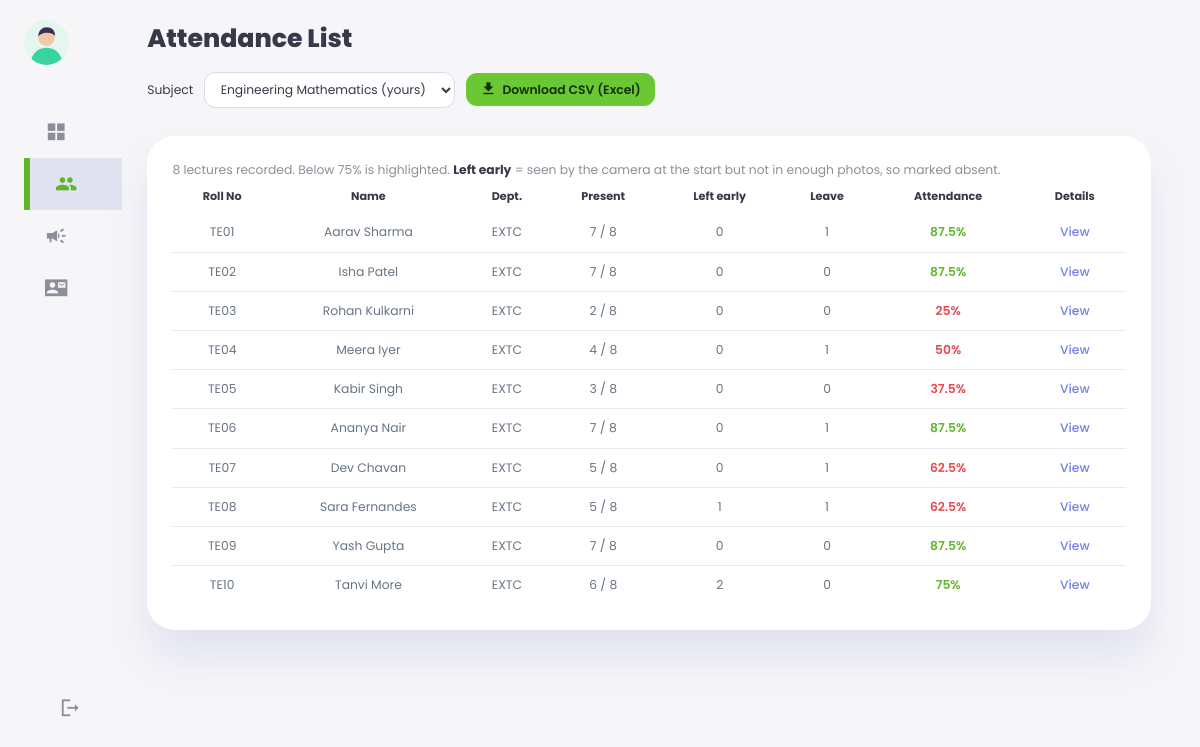
Screenshot of /records.php (signed in) with the database file from the repository.
### tables this page shows
CREATE TABLE IF NOT EXISTS users (
  id            INT UNSIGNED NOT NULL AUTO_INCREMENT,
  role          ENUM('student','faculty') NOT NULL,
  roll_no       VARCHAR(20)  NULL,             
  first_name    VARCHAR(60)  NOT NULL,
  last_name     VARCHAR(60)  NOT NULL,
  email         VARCHAR(190) NOT NULL,
  password_hash VARCHAR(255) NOT NULL,         
  photo         VARCHAR(255) NULL,             
  department    VARCHAR(40)  NOT NULL DEFAULT 'EXTC',
  class_name    VARCHAR(20)  NOT NULL DEFAULT 'TE',
  is_online     TINYINT(1)   NOT NULL DEFAULT 0,
  created_at    TIMESTAMP    NOT NULL DEFAULT CURRENT_TIMESTAMP,
  PRIMARY KEY (id),
  UNIQUE KEY uq_users_email (email),
  UNIQUE KEY uq_users_roll (roll_no)
);

### web/includes/db.php (called while the page is built, shortened)
<?php
function db(): PDO
{
    static $pdo = null;
    if ($pdo instanceof PDO) {
        return $pdo;
    }
    $dsn = sprintf(
        'mysql:host=%s;port=%s;dbname=%s;charset=utf8mb4',
        config('DB_HOST', '127.0.0.1'),
        config('DB_PORT', '3306'),
        config('DB_NAME', 'smart_attendance')
    );
    try {
        $pdo = new PDO($dsn, config('DB_USER', ''), config('DB_PASSWORD', ''), [
            PDO::ATTR_ERRMODE => PDO::ERRMODE_EXCEPTION,
            PDO::ATTR_DEFAULT_FETCH_MODE => PDO::FETCH_ASSOC,
            PDO::ATTR_EMULATE_PREPARES => false,
        ]);
    } catch (PDOException $e) {
        error_log('Database connection failed: ' . $e->getMessage());
        http_response_code(503);
        exit('The database is not available. Check DB_* settings in .env (see docs/setup.md).');
    }
    $pdo->exec("SET time_zone = '" . (new DateTime())->format('P') . "'");
    return $pdo;
}
function q(string $sql, array $params = []): PDOStatement
{
    $stmt = db()->prepare($sql);
    $stmt->execute($params);
    return $stmt;
}

### web/includes/helpers.php (called while the page is built, shortened)
<?php
function e(mixed $value): string
{
    return htmlspecialchars((string) ($value ?? ''), ENT_QUOTES | ENT_SUBSTITUTE, 'UTF-8');
}
function base_path(): string
{
    static $base = null;
    if ($base === null) {
        $webRoot = str_replace('\\', '/', realpath(dirname(__DIR__)) ?: dirname(__DIR__));
        $docRoot = str_replace('\\', '/', realpath($_SERVER['DOCUMENT_ROOT'] ?? '') ?: '');
        $base = ($docRoot !== '' && str_starts_with($webRoot, $docRoot)) ? substr($webRoot, strlen($docRoot)) : '';
        $base = rtrim($base, '/');
    }
    return $base;
}
function url(string $path = ''): string
{
    return base_path() . '/' . ltrim($path, '/');
}
function full_name(array $u): string
{
    return trim(($u['first_name'] ?? '') . ' ' . ($u['last_name'] ?? ''));
}

### web/includes/auth.php (called while the page is built, shortened)
<?php
function current_user(): ?array
{
    $id = $_SESSION['user_id'] ?? null;
    $user = $id ? (q('SELECT * FROM users WHERE id = ?', [$id])->fetch() ?: null) : null;
    return $user;
}
function require_login(): array
{
    $user = current_user();
    return $user;
}
function require_role(string $role): array
{
    $user = require_login();
    return $user;
}

### web/includes/attendance.php (called while the page is built, shortened)
<?php
function percent(int $present, int $held): ?float
{
    return $held > 0 ? round($present * 100 / $held, 1) : null;
}
function pct_label(?float $p): string
{
    return $p === null ? '–' : rtrim(rtrim(number_format($p, 1), '0'), '.') . '%';
}
function class_summary(int $subjectId): array
{
    $rows = q(
        "SELECT u.id, u.roll_no, u.first_name, u.last_name, u.department,
                COUNT(a.lecture_id) AS held,
                COALESCE(SUM(a.status = 'present'), 0) AS present,
                COALESCE(SUM(a.status = 'leave'), 0) AS on_leave,
                COALESCE(SUM(a.status = 'absent' AND a.seen > 0), 0) AS left_early
           FROM users u
           LEFT JOIN attendance a ON a.student_id = u.id
                AND a.lecture_id IN (SELECT id FROM lectures WHERE subject_id = ?)
          WHERE u.role = 'student'
          GROUP BY u.id, u.roll_no, u.first_name, u.last_name, u.department
          ORDER BY u.roll_no IS NULL, u.roll_no, u.first_name",
        [$subjectId]
    )->fetchAll();
    foreach ($rows as &$r) {
        $r['held'] = (int) $r['held'];
        $r['present'] = (int) $r['present'];
        $r['on_leave'] = (int) $r['on_leave'];
        $r['left_early'] = (int) $r['left_early'];
    }
    return $rows;
}
function subject_by_code(string $code): ?array
{
    return q('SELECT * FROM subjects WHERE code = ?', [$code])->fetch() ?: null;
}
function lecture_count(int $subjectId): int
{
    return (int) q('SELECT COUNT(*) FROM lectures WHERE subject_id = ?', [$subjectId])->fetchColumn();
}

### web/records.php (the view, shortened to what this page needs)
<?php
$user = require_role('faculty');
$all = q('SELECT * FROM subjects ORDER BY id')->fetchAll();
$mine = array_values(array_filter($all, fn ($s) => (int) $s['faculty_id'] === (int) $user['id']));
$code = (string) ($_GET['subject'] ?? ($mine[0]['code'] ?? ($all[0]['code'] ?? '')));
$subject = subject_by_code($code);
$rows = $subject ? class_summary((int) $subject['id']) : [];
?>
<h1>Attendance List</h1>
<form class="toolbar" method="get">
  <label for="subject">Subject</label>
  <select id="subject" name="subject" class="autosubmit">
    <?php foreach ($all as $s): ?>
      <option value="<?= e($s['code']) ?>" <?= $subject && $s['id'] === $subject['id'] ? 'selected' : '' ?>>
        <?= e($s['name']) ?><?= (int) $s['faculty_id'] === (int) $user['id'] ? ' (yours)' : '' ?></option>
    <?php endforeach; ?>
  </select>
  <?php if ($subject): ?>
    <a class="btn-small" href="<?= e(url('export.php?subject=' . urlencode($subject['code']))) ?>">
      <span class="material-icons-sharp">download</span> Download CSV (Excel)</a>
  <?php endif; ?>
</form>
<div class="table-card">
  <?php if (!$subject): ?><p class="muted">No subjects yet.</p><?php else: ?>
  <p class="muted"><?= lecture_count((int) $subject['id']) ?> lectures recorded. Below 75% is highlighted. <b>Left early</b> = seen by the camera at the start but not in enough photos, so marked absent.</p>
  <table>
    <thead><tr><th>Roll No</th><th>Name</th><th>Dept.</th><th>Present</th><th title="Seen in some photos, but not enough to count as present">Left early</th><th>Leave</th><th>Attendance</th><th>Details</th></tr></thead>
    <tbody>
    <?php foreach ($rows as $r): ?>
      <tr>
        <td><?= e($r['roll_no'] ?? '–') ?></td>
        <td><?= e(full_name($r)) ?></td>
        <td><?= e($r['department']) ?></td>
        <td><?= $r['present'] ?> / <?= $r['held'] ?></td>
        <td><?= $r['left_early'] ?></td>
        <td><?= $r['on_leave'] ?></td>
        <td class="<?= $r['percent'] !== null && $r['percent'] < 75 ? 'warning' : 'success' ?>"><?= e(pct_label($r['percent'])) ?></td>
        <td class="primary"><a href="<?= e(url('student_record.php?student=' . (int) $r['id'] . '&subject=' . urlencode($subject['code']))) ?>">View</a></td>
      </tr>
    <?php endforeach; ?>
    </tbody>
  </table>
  <?php endif; ?>
</div>

### web/assets/css/app.css (style rules this page uses)
:root { --green: #5fb52a; --green-bright: #6bc733; --purple: #7380ec; --teal: #2fd6a0; --red: #e5484d; --amber: #d98a00; --white: #fff; --muted: #8a8f98; --dark: #363949; --dark-variant: #677483; --light: rgba(132, 139, 200, 0.18); --background: #f6f6f9; --card-radius: 2rem; --radius-1: 0.4rem; --radius-2: 0.8rem; --card-padding: 1.8rem; --shadow: 0 2rem 3rem var(--light); }
* { margin: 0; padding: 0; box-sizing: border-box; }
html { font-size: 14px; }
body { font-family: 'Poppins', system-ui, sans-serif; font-size: 0.88rem; background: var(--background); color: var(--dark); min-height: 100vh; overflow-x: hidden; }
a { color: var(--dark); text-decoration: none; }
h1 { font-weight: 800; font-size: 1.8rem; }
p { color: var(--dark-variant); }
b { color: var(--dark); }
.muted { color: var(--muted); }
.primary, .primary a { color: var(--purple); font-weight: 500; }
.success { color: var(--green); font-weight: 600; }
.warning { color: var(--red); font-weight: 600; }
main > h1 { margin-bottom: 0.4rem; }
.table-card { margin-top: 2rem; background: var(--white); border-radius: var(--card-radius); padding: var(--card-padding); box-shadow: var(--shadow); }
table { width: 100%; border-collapse: collapse; text-align: center; }
th { font-size: 0.8rem; padding: 0.6rem; color: var(--dark); }
td { height: 2.8rem; border-bottom: 1px solid var(--light); color: var(--dark-variant); padding: 0 0.4rem; }
tbody tr:last-child td { border: none; }
.toolbar { display: flex; gap: 0.8rem; align-items: center; margin-top: 1rem; flex-wrap: wrap; }
select, input[type=search], textarea, input[type=text] { font: inherit; padding: 0.55rem 0.8rem; border-radius: var(--radius-2); border: 1px solid #d9dbe7; background: var(--white); color: var(--dark); }
button, .btn-small { font: inherit; cursor: pointer; border: 0; border-radius: var(--radius-2); padding: 0.55rem 1rem; background: var(--dark); color: var(--white); display: inline-flex; gap: 0.4rem; align-items: center; }
.btn-small { background: var(--green-bright); color: #12300a; font-weight: 600; }
.btn-small span { font-size: 1.2rem; }

### rows the page displays
users: roll_no "TE01", full_name($r) "Aarav Sharma", department "EXTC", present "7", held "8", left_early "0", on_leave "1", percent "87.5%"
users: roll_no "TE02", full_name($r) "Isha Patel", department "EXTC", present "7", held "8", left_early "0", on_leave "0", percent "87.5%"
users: roll_no "TE03", full_name($r) "Rohan Kulkarni", department "EXTC", present "2", held "8", left_early "0", on_leave "0", percent "25%"
users: roll_no "TE04", full_name($r) "Meera Iyer", department "EXTC", present "4", held "8", left_early "0", on_leave "1", percent "50%"
users: roll_no "TE05", full_name($r) "Kabir Singh", department "EXTC", present "3", held "8", left_early "0", on_leave "0", percent "37.5%"
users: roll_no "TE06", full_name($r) "Ananya Nair", department "EXTC", present "7", held "8", left_early "0", on_leave "1", percent "87.5%"
users: roll_no "TE07", full_name($r) "Dev Chavan", department "EXTC", present "5", held "8", left_early "0", on_leave "1", percent "62.5%"
users: roll_no "TE08", full_name($r) "Sara Fernandes", department "EXTC", present "5", held "8", left_early "1", on_leave "1", percent "62.5%"
users: roll_no "TE09", full_name($r) "Yash Gupta", department "EXTC", present "7", held "8", left_early "0", on_leave "0", percent "87.5%"
users: roll_no "TE10", full_name($r) "Tanvi More", department "EXTC", present "6", held "8", left_early "2", on_leave "0", percent "75%"

### other values shown
lecture_count((int) $subject['id']) "8"
form field subject "Engineering Mathematics (yours)"
